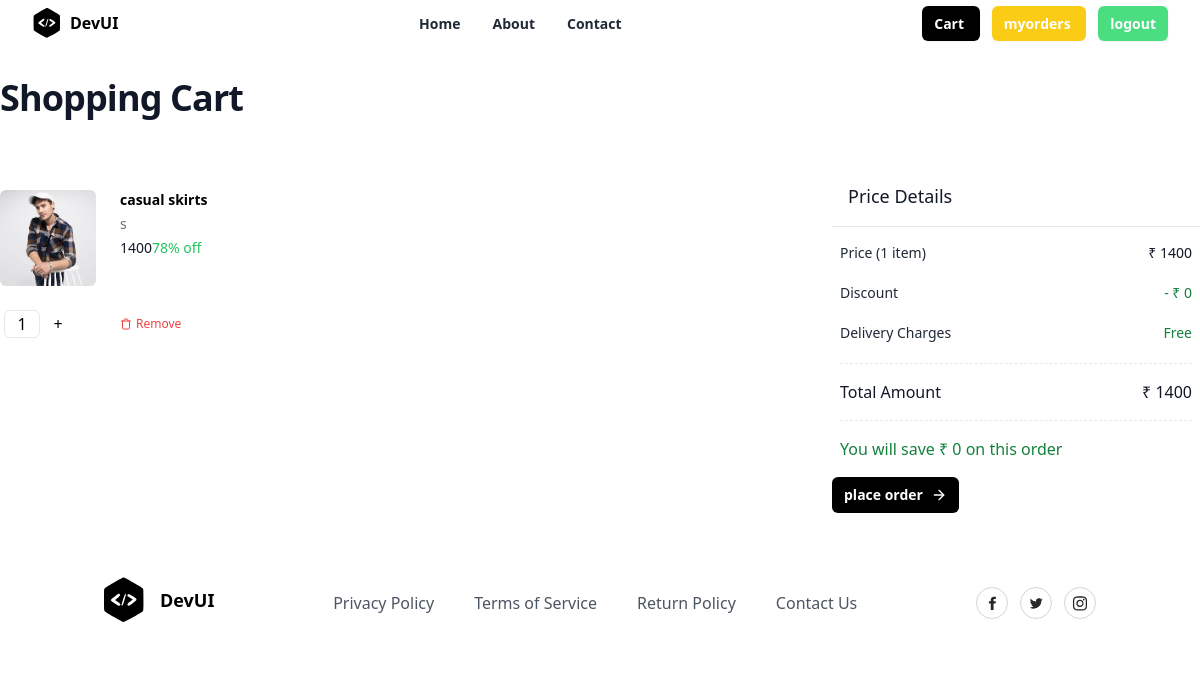
/cart/all/ (signed in), run on the app's committed database.
### store/models.py (models this page shows, shortened)
class BasketItem(models.Model):
    basket_object = models.ForeignKey(Basket, on_delete=models.CASCADE,related_name="cartitems")
    product_object = models.ForeignKey(Product, on_delete=models.CASCADE)
    size_object = models.ForeignKey(Size, on_delete=models.CASCADE)
    quantity = models.PositiveIntegerField(default=1)
    created_date = models.DateTimeField(auto_now_add=True)
    updated_date = models.DateTimeField(auto_now=True)
    is_active = models.BooleanField(default=True)
    is_order_placed=models.BooleanField(default=False)
    @property
    def total_amount(self):
        return self.product_object.price*self.quantity

class Product(models.Model):
    title = models.CharField(max_length=200)
    description = models.TextField(null=True, blank=True)
    size_object = models.ManyToManyField(Size)
    category_object = models.ForeignKey(Category, on_delete=models.CASCADE)
    brand_object = models.ForeignKey(Brand, on_delete=models.CASCADE)
    image = models.ImageField(upload_to='product_images', null=True, blank=True, default='product_images/default.jpg')
    price = models.PositiveIntegerField()
    tag_object=models.ManyToManyField(Tag)
    created_date = models.DateTimeField(auto_now_add=True)
    updated_date = models.DateTimeField(auto_now=True)
    is_active = models.BooleanField(default=True)

class Size(models.Model):
    name = models.CharField(max_length=100, unique=True)
    created_date = models.DateTimeField(auto_now_add=True)
    updated_date = models.DateTimeField(auto_now=True)
    is_active = models.BooleanField(default=True)

class Basket(models.Model):
    owner = models.OneToOneField(User, on_delete=models.CASCADE,related_name="cart")
    created_date = models.DateTimeField(auto_now_add=True)
    updated_date = models.DateTimeField(auto_now=True)
    is_active = models.BooleanField(default=True)
    @property
    def cart_item_count(self):
        return self.cartitems.filter(is_order_placed=False).count()
    @property
    def cart_total(self):
        basket_items=self.cartitems.filter(is_order_placed=False)
        total_price=0
        if basket_items:
            for bi in basket_items:
                total_price+=bi.total_amount
        return total_price

### store/views.py (the view)
# urls.py: path("cart/all/",views.CartSummaryView.as_view(),name="cart-summary"),
class CartSummaryView(View):
    def get(self,request,*args,**kwargs):
        qs=request.user.cart.cartitems.filter(is_order_placed=False).order_by("-created_date")
        return render(request,"cart_list.html",{"data":qs})

### store/templates/cart_list.html (shortened to what this page needs)
{%extends 'base.html'%}
{%block main_block%}
<div class="mx-auto max-w-7xl px-2 lg:px-0">
  <div class="mx-auto max-w-2xl py-8 lg:max-w-7xl">
    <h1 class="text-3xl font-bold tracking-tight text-gray-900 sm:text-4xl">
      Shopping Cart
    </h1>
    {%if data%}
    <div class="mt-12 lg:grid lg:grid-cols-12 lg:items-start lg:gap-x-12 xl:gap-x-16">
      <section aria-labelledby="cart-heading" class="rounded-lg bg-white lg:col-span-8">
        <ul role="list" class="divide-y divide-gray-200">
          {%for bi in data%}
          <div class="">
            <li class="flex py-6 sm:py-6 ">
              <div class="flex-shrink-0">
                <img src="{{bi.product_object.image.url}}" alt="Nike Air Max 90"
                  class="sm:h-38 sm:w-38 h-24 w-24 rounded-md object-contain object-center" />
              </div>
              <div class="ml-4 flex flex-1 flex-col justify-between sm:ml-6">
                <div class="relative pr-9 sm:grid sm:grid-cols-2 sm:gap-x-6 sm:pr-0">
                  <div>
                    <div class="flex justify-between">
                      <h3 class="text-sm">
                        <a href="{%url 'product-detail' bi.product_object.id%}" class="font-semibold text-black">
                          {{bi.product_object.title}}
                        </a>
                      </h3>
                    </div>
                    <div class="mt-1 flex text-sm">
                      <p class="text-sm text-gray-500">{{bi.size_object.name}}</p>
                    </div>
                    <div class="mt-1 flex items-end">
                      <p class="text-sm font-medium text-gray-900">{{bi.total_amount}}</p>
                      <p class="text-sm font-medium text-green-500">78% off</p>
                    </div>
                  </div>
                </div>
              </div>
            </li>
            <div class="mb-2 flex">
              <form action="{%url 'quantity-update' bi.id%}" method="post">
                <div class="min-w-24 flex">
                  <input type="text" class="mx-1 h-7 w-9 rounded-md border text-center" value="{{bi.quantity}}" />
                  {%if bi.quantity != 3%}
                  <button type="submit" class="flex h-7 w-7 items-center justify-center" name="action"
                    value="increment">
                    +
                  </button>
                  {%endif%}
                </div>
              </form>
              <div class="ml-6 flex text-sm">
                <a href="{%url 'cart-remove' bi.id%}" class="flex items-center space-x-1 px-2 py-1 pl-0">
                  <span class="text-xs font-medium text-red-500">Remove</span>
                </a>
              </div>
            </div>
          </div>
          {%endfor%}
        </ul>
      </section>
      <section aria-labelledby="summary-heading" class="mt-16 rounded-md bg-white lg:col-span-4 lg:mt-0 lg:p-0">
        <h2 id="summary-heading" class=" border-b border-gray-200 px-4 py-3 text-lg font-medium text-gray-900 sm:p-4">
          Price Details
        </h2>
        <div>
          <dl class=" space-y-1 px-2 py-4">
            <div class="flex items-center justify-between">
              <dt class="text-sm text-gray-800">Price ({{request.user.cart.cart_item_count}} item)</dt>
              <dd class="text-sm font-medium text-gray-900">₹ {{request.user.cart.cart_total}}</dd>
            </div>
            <div class="flex items-center justify-between pt-4">
              <dt class="flex items-center text-sm text-gray-800">
                <span>Discount</span>
              </dt>
              <dd class="text-sm font-medium text-green-700">- ₹ 0</dd>
            </div>
            <div class="flex items-center justify-between py-4">
              <dt class="flex text-sm text-gray-800">
                <span>Delivery Charges</span>
              </dt>
              <dd class="text-sm font-medium text-green-700">Free</dd>
            </div>
            <div class="flex items-center justify-between border-y border-dashed py-4 ">
              <dt class="text-base font-medium text-gray-900">Total Amount</dt>
              <dd class="text-base font-medium text-gray-900">₹ {{request.user.cart.cart_total}}</dd>
            </div>
          </dl>
          <div class="px-2 pb-4 font-medium text-green-700">
            You will save ₹ 0 on this order
          </div>
          <div>
            <a href="{%url 'place-order'%}"
              class="inline-flex items-center rounded-md bg-black px-3 py-2 text-sm font-semibold text-white
              hover:bg-black/80"
              >
              place order
              <svg xmlns="http://www.w3.org/2000/svg" width="24" height="24" viewBox="0 0 24 24" fill="none"
                stroke="currentColor" stroke-width="2" stroke-linecap="round" stroke-linejoin="round"
                class="ml-2 h-4 w-4">
                <line x1="5" y1="12" x2="19" y2="12"></line>
                <polyline points="12 5 19 12 12 19"></polyline>
              </svg>
            </a>
          </div>
        </div>
      </section>
    </div>
    {%else%}
    <h1>Empty Cart</h1>
    <a href="{%url 'index'%}">Shop Now</a>
    {%endif%}
  </div>
</div>
{%endblock%}

### data on the page
BasketItem: product_object.image (picture), product_object "casual skirts", size_object.name "s", total_amount "1400", quantity "1"

### other printed values
{{ request.user.cart.cart_item_count }} "1"
{{ request.user.cart.cart_total }} "1400"
